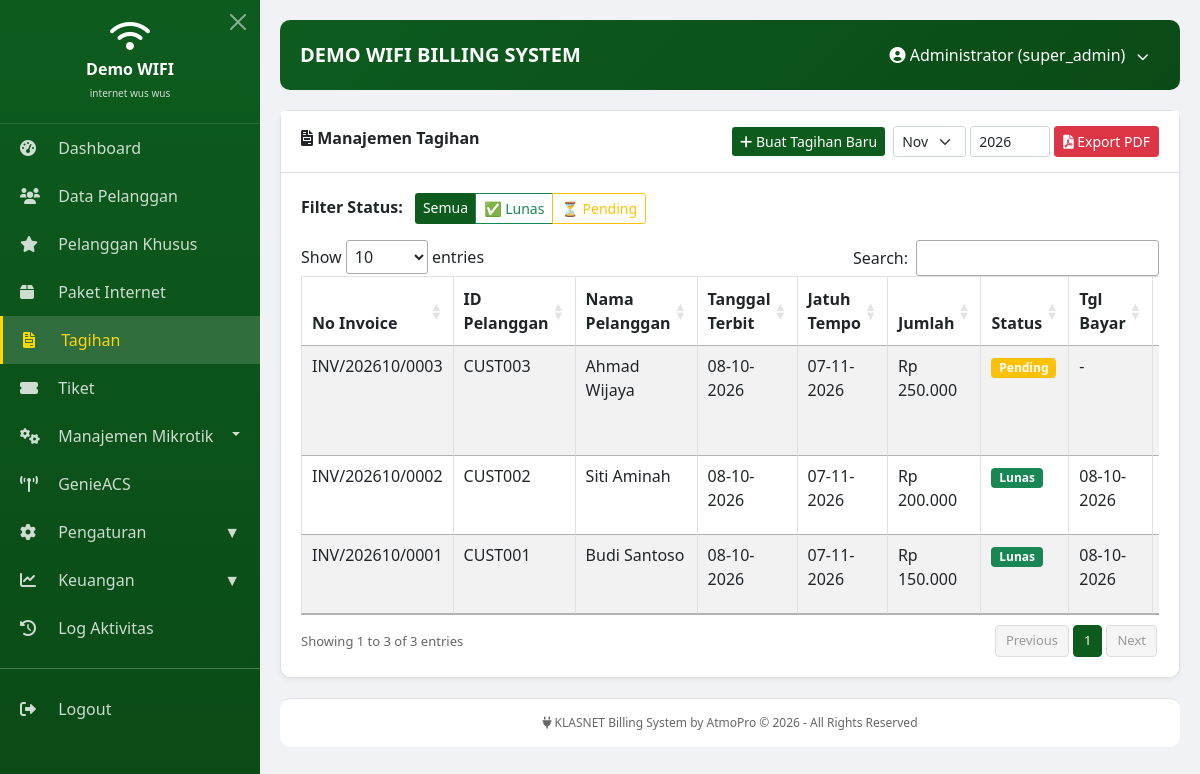
The app's page /modules/invoices/index.php (signed in) with its own data.
### tables this page shows
CREATE TABLE `invoice` (
  `id` int(11) NOT NULL AUTO_INCREMENT,
  `pelanggan_id` int(11) DEFAULT NULL,
  `no_invoice` varchar(50) DEFAULT NULL,
  `jumlah` decimal(15,2) DEFAULT NULL,
  `status` enum('pending','paid','cancelled') DEFAULT 'pending',
  `tgl_terbit` datetime DEFAULT NULL,
  `tgl_jatuh_tempo` datetime DEFAULT NULL,
  `tgl_bayar` datetime DEFAULT NULL,
  `viewed_at` timestamp NULL DEFAULT NULL,
  PRIMARY KEY (`id`),
  UNIQUE KEY `no_invoice` (`no_invoice`),
  KEY `pelanggan_id` (`pelanggan_id`),
  CONSTRAINT `invoice_ibfk_1` FOREIGN KEY (`pelanggan_id`) REFERENCES `pelanggan` (`id`) ON UPDATE CASCADE
);

CREATE TABLE `pelanggan` (
  `id` int(11) NOT NULL AUTO_INCREMENT,
  `id_pelanggan` varchar(50) NOT NULL,
  `nama_lengkap` varchar(100) NOT NULL,
  `alamat` text DEFAULT NULL,
  `no_telepon` varchar(20) DEFAULT NULL,
  `paket_id` int(11) DEFAULT NULL,
  `diperpanjang` datetime DEFAULT NULL,
  `jatuh_tempo` datetime DEFAULT NULL,
  `status` enum('active','inactive','blocked') DEFAULT 'active',
  `tipe_pelanggan` enum('reguler','vip','fasum','nardi') DEFAULT 'reguler',
  `is_synced` tinyint(1) DEFAULT 0,
  `status_aktif` enum('aktif','on_progress') DEFAULT 'aktif',
  `created_at` timestamp NULL DEFAULT current_timestamp(),
  `updated_at` timestamp NULL DEFAULT current_timestamp() ON UPDATE current_timestamp(),
  `total_online_seconds` int(11) DEFAULT 0,
  `last_uptime` int(11) DEFAULT 0,
  `last_traffic` bigint(20) DEFAULT 0,
  `tgl_aktif` date DEFAULT NULL,
  `is_prorata` tinyint(1) DEFAULT 0,
  `is_online` int(11) DEFAULT 0,
  `serial_number` varchar(50) DEFAULT NULL,
  `password` varchar(255) DEFAULT NULL,
  `down_since` datetime DEFAULT NULL,
  `genieacs_device_id` varchar(100) DEFAULT NULL,
  PRIMARY KEY (`id`),
  UNIQUE KEY `id_pelanggan` (`id_pelanggan`),
  KEY `paket_id` (`paket_id`),
  CONSTRAINT `pelanggan_ibfk_1` FOREIGN KEY (`paket_id`) REFERENCES `paket_internet` (`id`) ON DELETE SET NULL
);

### modules/invoices/index.php (the view, shortened to what this page needs)
<?php
include '../../includes/header.php';
$pdo = Database::getInstance()->getConnection();
$filter_status = isset($_GET['status']) ? $_GET['status'] : 'all';
?>
<link href="https://cdn.datatables.net/1.11.5/css/jquery.dataTables.min.css" rel="stylesheet">
<div class="card">
    <div class="card-header">
        <i class="fas fa-file-invoice"></i> Manajemen Tagihan
        <div class="float-end d-flex gap-2 align-items-center">
            <a href="create.php" class="btn btn-primary btn-sm">
                <i class="fas fa-plus"></i> Buat Tagihan Baru
            </a>
            <form method="GET" action="export_tagihan_pdf.php" target="_blank" class="d-inline-flex gap-1 align-items-center" style="margin:0;">
                <select name="bulan" class="form-select form-select-sm" style="width:auto;">
                    <?php
                    $nama_bulan_opt = ['Jan','Feb','Mar','Apr','Mei','Jun','Jul','Ags','Sep','Okt','Nov','Des'];
                    for ($i = 1; $i <= 12; $i++):
                    ?>
                        <option value="<?= $i ?>" <?= $i == (int)date('n') ? 'selected' : '' ?>>
                            <?= $nama_bulan_opt[$i-1] ?>
                        </option>
                    <?php endfor; ?>
                </select>
                <input type="number" name="tahun" class="form-control form-control-sm" value="<?= date('Y') ?>" min="2000" max="2100" style="width:80px;">
                <button type="submit" class="btn btn-danger btn-sm">
                    <i class="fas fa-file-pdf"></i> Export PDF
                </button>
            </form>
        </div>
    </div>
    <div class="card-body">
        <div class="mb-3">
            <label class="fw-bold me-2">Filter Status:</label>
            <div class="btn-group" role="group">
                <a href="?status=all" class="btn btn-sm <?= $filter_status == 'all' ? 'btn-primary' : 'btn-outline-secondary' ?>">Semua</a>
                <a href="?status=paid" class="btn btn-sm <?= $filter_status == 'paid' ? 'btn-success' : 'btn-outline-success' ?>">✅ Lunas</a>
                <a href="?status=pending" class="btn btn-sm <?= $filter_status == 'pending' ? 'btn-warning' : 'btn-outline-warning' ?>">⏳ Pending</a>
            </div>
        </div>
        <div class="table-responsive">
            <table id="invoicesTable" class="table table-bordered table-striped">
                <thead>
                    <tr>
                        <th>No Invoice</th>
                        <th>ID Pelanggan</th>
                        <th>Nama Pelanggan</th>
                        <th>Tanggal Terbit</th>
                        <th>Jatuh Tempo</th>
                        <th>Jumlah</th>
                        <th>Status</th>
                        <th>Tgl Bayar</th>
                        <th>Aksi</th>
                    </tr>
                </thead>
                <tbody>
                    <?php
                    $where = "";
                    $sql = "
                        SELECT i.*, p.nama_lengkap, p.id_pelanggan
                        FROM invoice i
                        LEFT JOIN pelanggan p ON i.pelanggan_id = p.id
                    " . $where . " ORDER BY i.id DESC";
                    $stmt = $pdo->query($sql);
                    while ($inv = $stmt->fetch()):
                        $status_badge = '';
                        if ($inv['status'] == 'paid') {
                            $status_badge = '<span class="badge bg-success">Lunas</span>';
                        } elseif ($inv['status'] == 'pending') {
                            $status_badge = '<span class="badge bg-warning">Pending</span>';
                        } elseif ($inv['status'] == 'cancelled') {
                            $status_badge = '<span class="badge bg-danger">Dibatalkan</span>';
                        } else {
                            $status_badge = '<span class="badge bg-secondary">' . $inv['status'] . '</span>';
                        }
                        $tgl_terbit = (!empty($inv['tgl_terbit']) && $inv['tgl_terbit'] != '0000-00-00 00:00:00') ? date('d-m-Y', strtotime($inv['tgl_terbit'])) : '-';
                        $tgl_jatuh_tempo = (!empty($inv['tgl_jatuh_tempo']) && $inv['tgl_jatuh_tempo'] != '0000-00-00 00:00:00') ? date('d-m-Y', strtotime($inv['tgl_jatuh_tempo'])) : '-';
                        $tgl_bayar = (!empty($inv['tgl_bayar']) && $inv['tgl_bayar'] != '0000-00-00 00:00:00') ? date('d-m-Y', strtotime($inv['tgl_bayar'])) : '-';
                    ?>
                        <tr>
                            <td><?= htmlspecialchars($inv['no_invoice']) ?></td>
                            <td><?= htmlspecialchars($inv['id_pelanggan'] ?? '-') ?></td>
                            <td><?= htmlspecialchars($inv['nama_lengkap'] ?? $inv['pelanggan_id']) ?></td>
                            <td><?= $tgl_terbit ?></td>
                            <td><?= $tgl_jatuh_tempo ?></td>
                            <td>Rp <?= number_format($inv['jumlah'], 0, ',', '.') ?></td>
                            <td><?= $status_badge ?></td>
                            <td><?= $tgl_bayar ?></td>
                            <td>
                            </td>
                        </tr>
                    <?php endwhile; ?>
                </tbody>
            </table>
        </div>
    </div>
</div>
<?php include '../../includes/footer.php'; ?>

### includes/header.php (style rules this page uses)
* { margin: 0; padding: 0; box-sizing: border-box; }
body { font-family: 'Segoe UI', sans-serif; background: #f0f2f5; }
.card { background: white; border-radius: 10px; margin-bottom: 20px; box-shadow: 0 2px 5px rgba(0,0,0,0.05); }
.card-header { background: white; border-bottom: 1px solid #e0e0e0; padding: 15px 20px; font-weight: 600; }
.card-body { padding: 20px; }
.btn-primary { background: #0d5c1e; border: none; }
.table-responsive { overflow-x: auto; }

### records on screen
invoice: no_invoice "INV/202610/0003", pelanggan.id_pelanggan "CUST003", pelanggan.nama_lengkap "Ahmad Wijaya", tgl_terbit "08-10-2026", tgl_jatuh_tempo "07-11-2026", jumlah "250.000", status "Pending", tgl_bayar "-"
invoice: no_invoice "INV/202610/0002", pelanggan.id_pelanggan "CUST002", pelanggan.nama_lengkap "Siti Aminah", tgl_terbit "08-10-2026", tgl_jatuh_tempo "07-11-2026", jumlah "200.000", status "Lunas", tgl_bayar "08-10-2026"
invoice: no_invoice "INV/202610/0001", pelanggan.id_pelanggan "CUST001", pelanggan.nama_lengkap "Budi Santoso", tgl_terbit "08-10-2026", tgl_jatuh_tempo "07-11-2026", jumlah "150.000", status "Lunas", tgl_bayar "08-10-2026"

### other values on screen
$company_name "Demo WIFI"
$company_tagline "internet wus wus"
$company_name "DEMO WIFI"
$_SESSION['user_name'] "Administrator"
$_SESSION['user_role'] "super_admin"
form field bulan "Nov"
